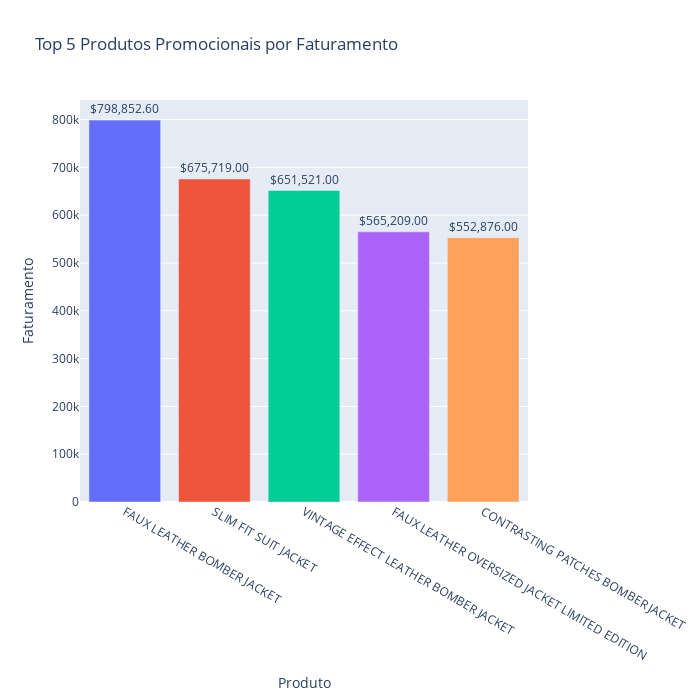

Notebook code for this chart:
### Code cell
labels = top5_faturamento.index
values = top5_faturamento['Total price']
textos_formatados = [f'${v:,.2f}' for v in values]
# Lista de cores (pode personalizar)
cores = ['#636EFA', '#EF553B', '#00CC96', '#AB63FA', '#FFA15A']
fig = go.Figure(data=[go.Bar(x=labels, y=values, marker_color=cores, text=textos_formatados, textposition='outside')], 
                layout_title_text='Top 5 Produtos Promocionais por Faturamento', layout_xaxis_title='Produto', layout_yaxis_title='Faturamento', layout_height=700, layout_width=700)
fig.show()

### Figure 1 — Plotly figure (JSON) as saved in the notebook; plotly's stock layout.template omitted (floating-point values rounded to 4 significant figures)
{"data": [{"marker": {"color": ["#636EFA", "#EF553B", "#00CC96", "#AB63FA", "#FFA15A"]}, "text": ["$798,852.60", "$675,719.00", "$651,521.00", "$565,209.00", "$552,876.00"], "textposition": "outside", "type": "bar", "x": ["FAUX LEATHER BOMBER JACKET", "SLIM FIT SUIT JACKET", "VINTAGE EFFECT LEATHER BOMBER JACKET", "FAUX LEATHER OVERSIZED JACKET LIMITED EDITION", "CONTRASTING PATCHES BOMBER JACKET"], "y": [798900.0, 675719, 651521, 565209, 552876]}], "layout": {"height": 700, "title": {"text": "Top 5 Produtos Promocionais por Faturamento"}, "width": 700, "xaxis": {"title": {"text": "Produto"}}, "yaxis": {"title": {"text": "Faturamento"}}}}
